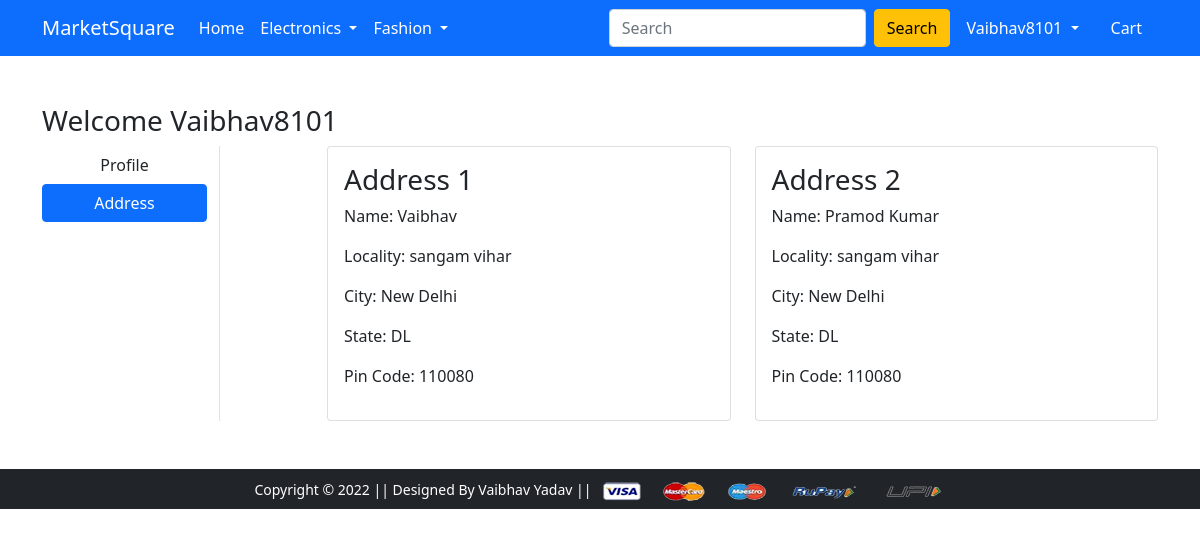
The page /address/ (signed in) on the database its author committed.
### app/models.py (models this page shows, shortened)
class Customer(models.Model):
    user=models.ForeignKey(User,on_delete=models.CASCADE)
    name=models.CharField(max_length=200)
    locality=models.CharField(max_length=200)
    city=models.CharField(max_length=50)
    zipcode=models.IntegerField()
    state=models.CharField(choices=STATE_CHOICES,max_length=50)

### app/views.py (the view)
# urls.py: path('address/', views.address, name='address'),
@login_required
def address(request):
    add=Customer.objects.filter(user=request.user)
    return render(request,'app/address.html',{'add':add,'active':'btn-primary'})

### app/templates/app/address.html (shortened to what this page needs)
{% extends 'app/base.html' %}
{% load static %}
{% block main-content %}
<div class="container my-5">
 <div class="row">
 <h3>Welcome <span class="text-capitalize">{{request.user}}</span></h3>
  <div class="col-sm-2 border-end">
   <ul class="list-unstyled">
    <li class="d-grid"><a href="{% url 'profile' %}" class="btn">Profile</a></li>
    <li class="d-grid"><a href="{% url 'address' %}" class="btn {{active}}">Address</a></li>
   </ul>
  </div>
  <div class="col-sm-9 offset-sm-1">
   <div class="row">
    {% for ad in add%}
    <div class="col-sm-6">
     <div class="card">
      <div class="card-body">
       <h3>Address {{forloop.counter}}</h3>
       <p>Name: {{ad.name}}</p>
       <p>Locality: {{ad.locality}}</p>
       <p>City: {{ad.city}}</p>
       <p>State: {{ad.state}}</p>
       <p>Pin Code: {{ad.zipcode}}</p>
      </div>
     </div>
    </div>
    {% endfor %}
   </div>
  </div>
 </div>
</div>
{% endblock main-content %}

### app/templates/app/base.html (shortened to what this page needs)
<!doctype html>
{% load static %}
<html lang="en">
  <head>
    <link href="https://cdn.jsdelivr.net/npm/bootstrap@5.0.0-beta1/dist/css/bootstrap.min.css" rel="stylesheet">
    <link rel="stylesheet" href="{% static 'app/css/owl.carousel.min.css' %}">
    <link rel="stylesheet" href="{% static 'app/css/all.min.css' %}">
    <link rel="stylesheet" href="{% static 'app/css/style.css' %}">
  </head>
  <body>
    <nav class="navbar navbar-expand-lg navbar-dark bg-primary">
     <div class="container">
       <a class="navbar-brand" href="/">MarketSquare</a>
       <div class="collapse navbar-collapse" id="navbarSupportedContent">
         <ul class="navbar-nav me-auto mb-2 mb-lg-0">
           <li class="nav-item">
             <a class="nav-link active" aria-current="page" href="/">Home</a>
           </li>
           <li class="nav-item dropdown">
             <a class="nav-link dropdown-toggle text-white" href="#" id="electronicsDropdown" role="button" data-bs-toggle="dropdown" aria-expanded="false">
               Electronics
             </a>
           </li>
           <li class="nav-item dropdown">
             <a class="nav-link dropdown-toggle text-white" href="#" id="fashionDropdown" role="button" data-bs-toggle="dropdown" aria-expanded="false">
               Fashion
             </a>
           </li>
         </ul>
         <form class="d-flex">
           <input class="form-control me-2" type="search" placeholder="Search" aria-label="Search">
           <button class="btn btn-warning" type="submit">Search</button>
         </form>
         <div>
          <ul class="navbar-nav me-auto mb-2 mb-lg-0">
            {% if request.user.is_authenticated %}
           <li class="nav-item dropdown mx-2">
              <a class="nav-link dropdown-toggle text-white" href="#" id="profileDropdown" role="button" data-bs-toggle="dropdown" aria-expanded="false">
                <span class="text-capitalize">{{request.user.username}}</span>
              </a>
            </li>
            <li class="nav-item mx-2">
             <a href="{% url 'showcart' %}" class="nav-link text-white"> Cart </a>
            </li>
            {% endif %}
          </ul>
         </div>
       </div>
     </div>
    </nav>
    {% block main-content %} {% endblock main-content %}
    <footer class="container-fluid bg-dark text-center p-2 mt-5">
        <small class="text-white">Copyright &copy; 2022 || Designed By Vaibhav Yadav ||</small>
        <img src="{% static 'app/images/payment.png' %}" alt="" srcset="" class="img-fluid" height="2px">
    </footer>
  </body>
</html>

### rows shown on the page
Customer: name "Vaibhav", locality "sangam vihar", city "New Delhi", state "DL", zipcode "110080"
Customer: name "Pramod Kumar", locality "sangam vihar", city "New Delhi", state "DL", zipcode "110080"

### other values the page prints
{{ request.user.username }} "Vaibhav8101"
{{ request.user }} "Vaibhav8101"
